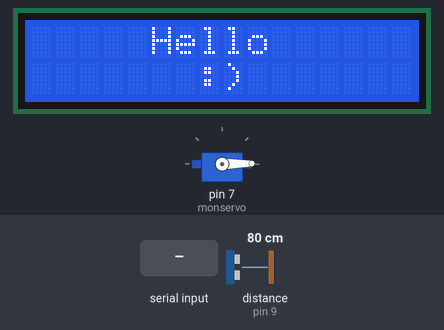
A sketch run on a simulated Arduino Uno, built with avr-gcc and run on an emulated ATmega328P. Parts: 16×2 character LCD, servo. Wiring (inferred from the names in the program): ultrasonic range finder: trigger pin 8; echo pin 9. The test bench sets the inputs (shaded band); at power-on: distance to the obstacle (sensor on pin 9) 80 cm. The echo pulse lasts 58.3 µs per cm; what the sketch prints to the serial monitor is not drawn.

Above: at 1.2 s.
1.3 s: "0.0\n" received over Serial
At 2.6 s:
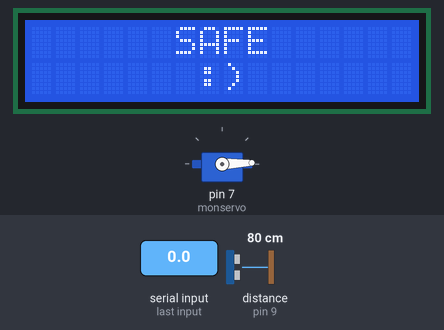
7.5 s: "1.0\n" received over Serial
At 7.9 s:
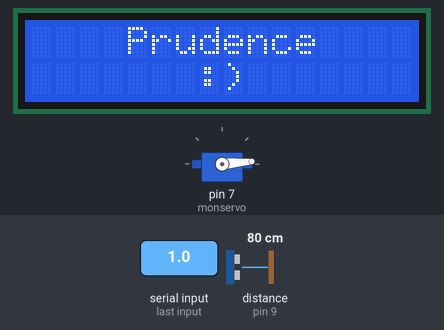
13.7 s: "2.0\n" received over Serial
At 15.3 s:
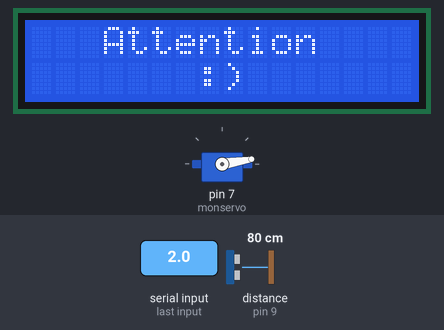
19.9 s: "3.0\n" received over Serial
At 20.9 s:
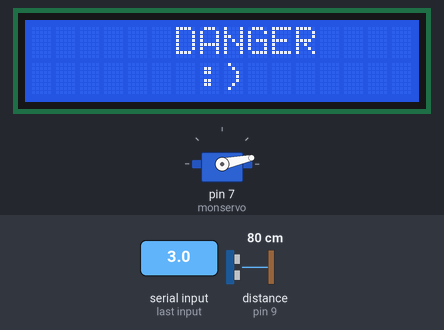
26.1 s: "4.0\n" received over Serial
At 28.3 s:
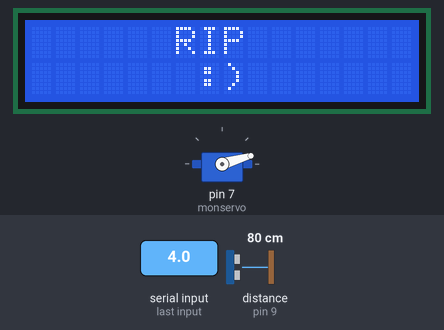
Timing chart, 0 to 78.4 s (numbered marks = the images above; inputs shaded):
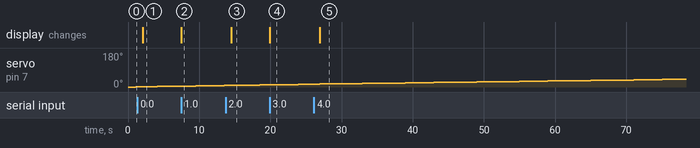

The sketch:

balayage.ino
```cpp
#include <LiquidCrystal.h>
#include <Servo.h>

Servo monservo;

LiquidCrystal lcd(12, 11, 5, 4, 3, 2);
String entry ="";
const byte TRIGGER = 8;
const byte ECHO = 9;
float SOUND_SPEED = 340.0 / 1000;
int rot = 1;
int angle = 0;

void setup() {
  Serial.begin(9600);
  lcd.begin(16, 2);
  lcd.setCursor(0, 0);
  lcd.print("     Hello      ");
  lcd.setCursor(0, 1);
  lcd.print("       :)       ");

  monservo.attach(7);
  monservo.write(0);

  pinMode(TRIGGER, OUTPUT);
  digitalWrite(TRIGGER, LOW);
  pinMode(ECHO, INPUT);
}


void loop() {

  //Serial input checking
  entry = Serial.readStringUntil('\n');
  if(entry == "0.0"){
    lcd.setCursor(0, 0);
    lcd.print("      SAFE      ");
  }
  if(entry == "1.0"){
    lcd.setCursor(0, 0);
    lcd.print("    Prudence    ");
  }
  if(entry == "2.0"){
    lcd.setCursor(0, 0);
    lcd.print("   Attention    ");
  }
  if(entry == "3.0"){
    lcd.setCursor(0, 0);
    lcd.print("      DANGER    ");
  }
  if(entry == "4.0"){
    lcd.setCursor(0, 0);
    lcd.print("      RIP       ");
  }

  angle += rot;
  monservo.write(angle);
  digitalWrite(TRIGGER, HIGH);
  delayMicroseconds(10);
  digitalWrite(TRIGGER, LOW);

  long measure = pulseIn(ECHO, HIGH);

  float distance = measure / 2.0 * SOUND_SPEED;

  if(angle == 180){
    rot = -1;
  }
  if (angle == 0){
    rot = 1;
  }

  //Serial output
  if(distance<100){
    Serial.println("warning");
  }else{
    Serial.println("ok");
  }

  delay(1000);
}
```

Measured:
- after the input at 1.3 s, the display: changes after 0.78 s (image 1)
- after the input at 7.5 s, the display: changes at once (image 2)
- after the input at 13.7 s, the display: changes after 0.83 s (image 3)
- after the input at 19.9 s, the display: changes at once (image 4)
- after the input at 26.1 s, the display: changes after 0.83 s (image 5)
